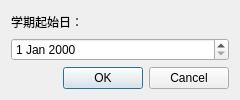
<?xml version="1.0" encoding="UTF-8"?>
<ui version="4.0">
 <class>DialogDate</class>
 <widget class="QDialog" name="DialogDate">
  <property name="geometry">
   <rect>
    <x>0</x>
    <y>0</y>
    <width>240</width>
    <height>100</height>
   </rect>
  </property>
  <property name="minimumSize">
   <size>
    <width>240</width>
    <height>100</height>
   </size>
  </property>
  <property name="maximumSize">
   <size>
    <width>240</width>
    <height>100</height>
   </size>
  </property>
  <property name="windowTitle">
   <string>设置学期起始日</string>
  </property>
  <layout class="QVBoxLayout" name="verticalLayout">
   <item>
    <widget class="QLabel" name="label">
     <property name="text">
      <string>学期起始日：</string>
     </property>
    </widget>
   </item>
   <item>
    <widget class="QDateEdit" name="dateEdit">
     <property name="sizePolicy">
      <sizepolicy hsizetype="Expanding" vsizetype="Fixed">
       <horstretch>0</horstretch>
       <verstretch>0</verstretch>
      </sizepolicy>
     </property>
    </widget>
   </item>
   <item>
    <widget class="QDialogButtonBox" name="buttonBox">
     <property name="orientation">
      <enum>Qt::Horizontal</enum>
     </property>
     <property name="standardButtons">
      <set>QDialogButtonBox::Cancel|QDialogButtonBox::Ok</set>
     </property>
    </widget>
   </item>
  </layout>
 </widget>
 <resources/>
 <connections>
  <connection>
   <sender>buttonBox</sender>
   <signal>accepted()</signal>
   <receiver>DialogDate</receiver>
   <slot>accept()</slot>
   <hints>
    <hint type="sourcelabel">
     <x>248</x>
     <y>254</y>
    </hint>
    <hint type="destinationlabel">
     <x>157</x>
     <y>274</y>
    </hint>
   </hints>
  </connection>
  <connection>
   <sender>buttonBox</sender>
   <signal>rejected()</signal>
   <receiver>DialogDate</receiver>
   <slot>reject()</slot>
   <hints>
    <hint type="sourcelabel">
     <x>316</x>
     <y>260</y>
    </hint>
    <hint type="destinationlabel">
     <x>286</x>
     <y>274</y>
    </hint>
   </hints>
  </connection>
 </connections>
</ui>
